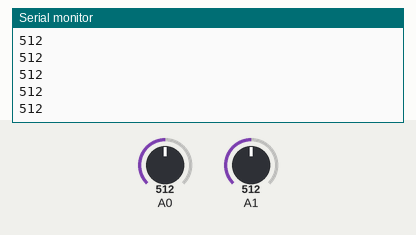
Bench run of a sketch on a simulated Arduino Uno, built with avr-gcc and run on an emulated ATmega328P. Shown: the last lines printed to the serial monitor. The inputs (shaded band) are chosen by the test bench; at power-on: A0 = 512, A1 = 512. No radio packets arrive unless stated.

Above: at 1.2 s.
1.3 s: A0 set to 716
At 1.9 s:
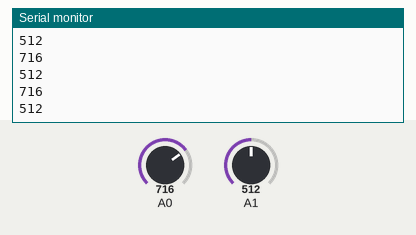
2.8 s: A1 set to 306
At 3.9 s:
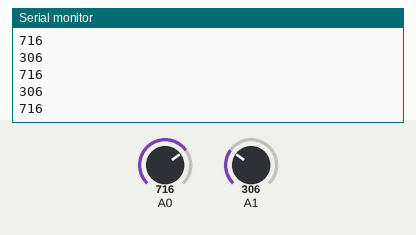
4.3 s: A0 set to 900
At 5.1 s:
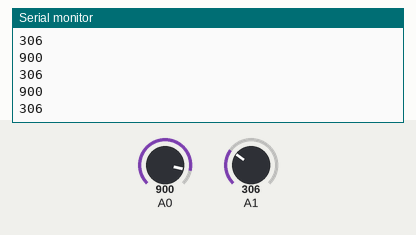
5.8 s: A1 set to 122
At 6.7 s:
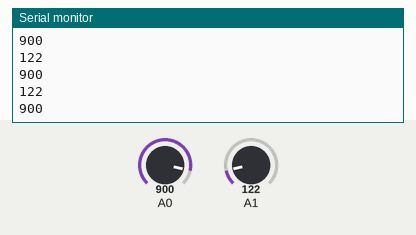
Timing chart, 0 to 8.3 s (numbered marks = the images above; inputs shaded):
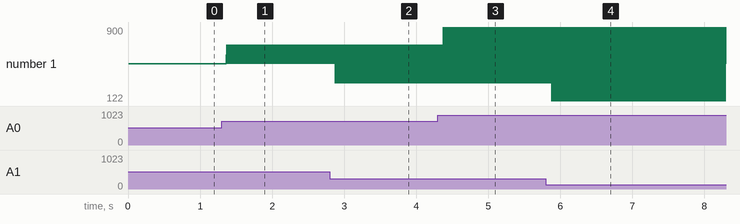

The sketch:

flex_car_trans.ino
```cpp
#include <SPI.h>
#include <RF24.h>
#include <nRF24L01.h>

int msg[2];
RF24 radio(5,10);
const uint64_t pipe = 0xE7E8F0F0E1LL;

void setup() {
  radio.begin();
  radio.openWritingPipe(pipe);
  radio.setPALevel(RF24_PA_MIN);
  radio.setDataRate(RF24_250KBPS);
  radio.stopListening();
  Serial.begin(9600);
  pinMode(A0,INPUT);
  pinMode(A1,INPUT);
}

void loop() {
  msg[0]=analogRead(A0);
  msg[1]=analogRead(A1);
  radio.write(&msg[0], sizeof(msg));
  radio.write(&msg[1], sizeof(msg));
  Serial.println(msg[0]);
  Serial.println(msg[1]);
}
```

Measured:
- after the input at 1.3 s, the serial monitor: prints a new line after 0.07 s (image 1)
- after the input at 2.8 s, the serial monitor: prints a new line after 0.07 s (image 2)
- after the input at 4.3 s, the serial monitor: prints a new line after 0.08 s (image 3)
- after the input at 5.8 s, the serial monitor: prints a new line after 0.08 s (image 4)
- plotted number 1: 512 → 716 after the input at 1.3 s, 716 → 306 after the input at 2.8 s
